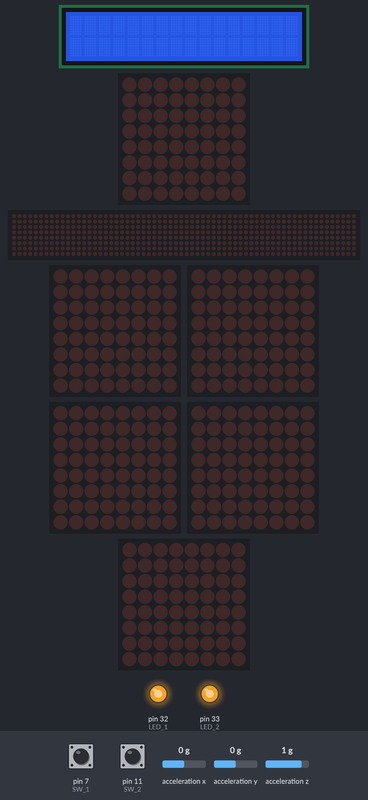
The program below on a simulated Raspberry Pi (header pin numbers). On the bench: 16×2 character LCD, 6 × 8×8 LED matrix, a strip that is not on the board, showing the scrolling text unrolled, output pins drawn as LEDs (lit = HIGH). Inputs (shaded band) come from the test bench; at power-on: pin 7 (SW_1) HIGH, pin 11 (SW_2) HIGH, acceleration x 0 g, acceleration y 0 g, acceleration z 1 g. The 64×8 strip is a reading aid, not a part: it shows the text the matrix is scrolling, unrolled, one strip-width of it at a time; library files of the repository ran but are not shown: I2C_driver.py.

Above: at 1.4 s.
1.5 s: pin 7 (SW_1) pulled LOW for 2.45 s
At 5.3 s:
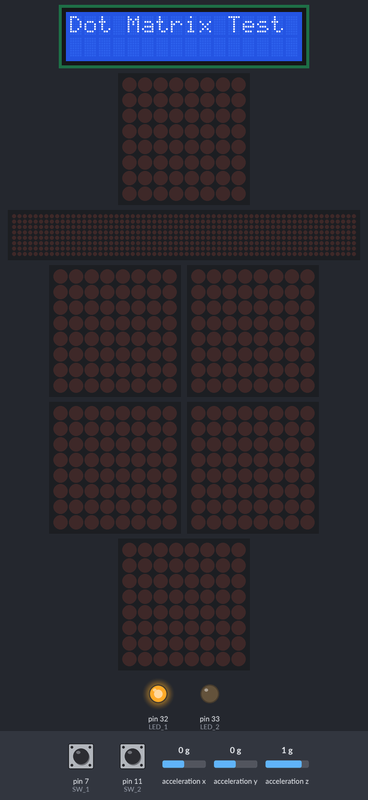
5.4 s: pin 11 (SW_2) pulled LOW for 2.45 s
At 8.3 s:
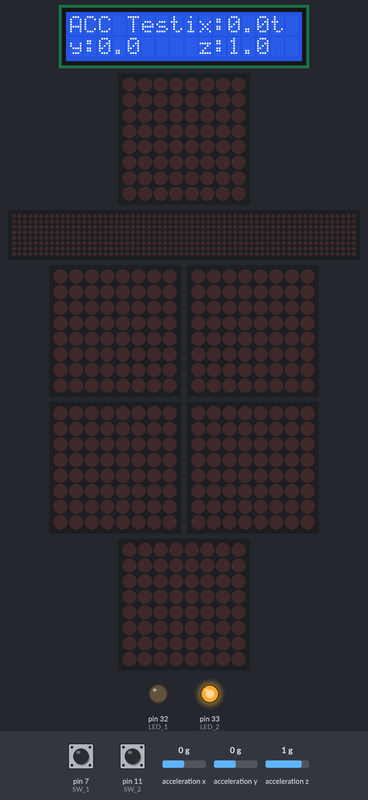
9.3 s: pin 7 (SW_1) pulled LOW for 2.45 s
At 10.52 s:
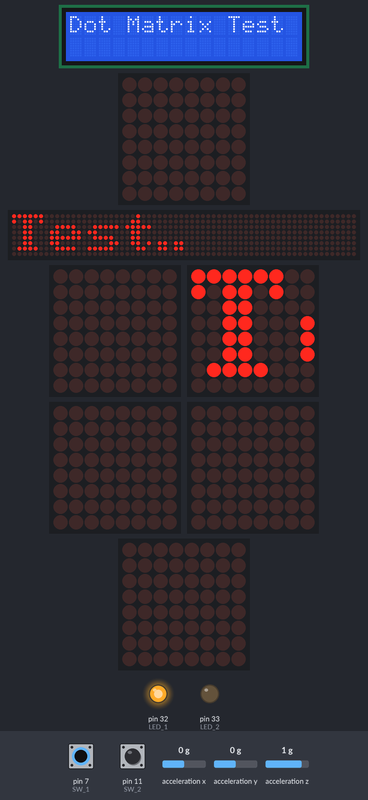
13.2 s: pin 11 (SW_2) pulled LOW for 2.45 s
At 14.85 s:
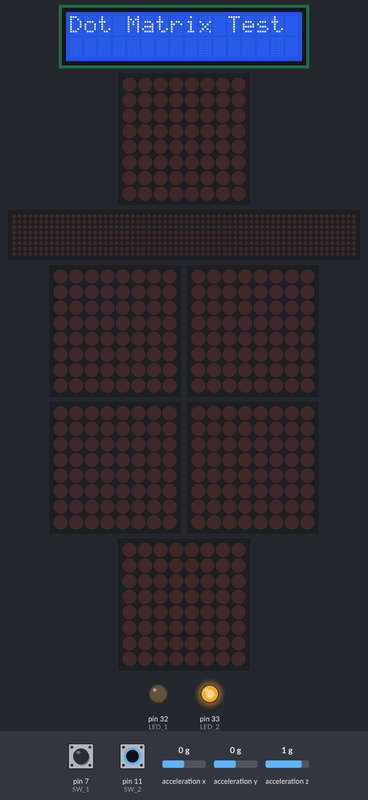
17.1 s: pin 7 (SW_1) pulled LOW for 2.45 s
At 18.25 s:
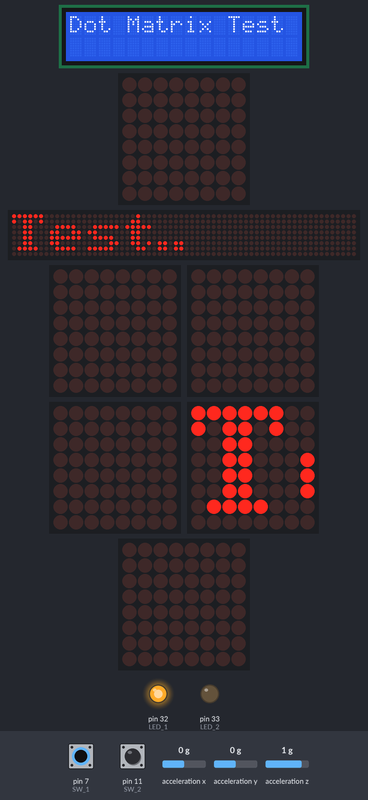
21.0 s: pin 11 (SW_2) pulled LOW for 2.45 s
At 23.3 s:
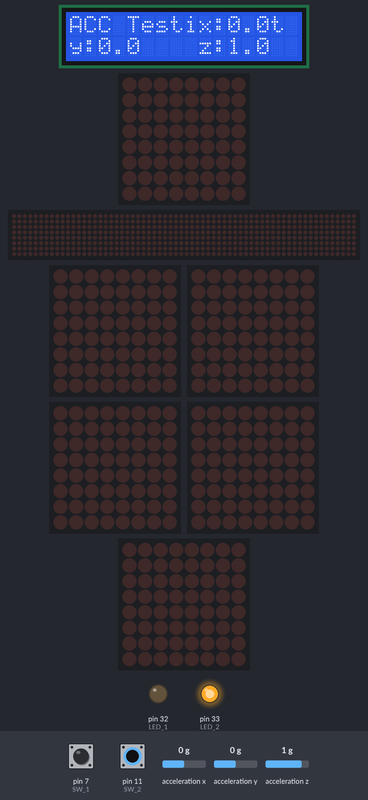
Timing chart, 0 to 24.8 s (numbered marks = the images above; inputs shaded):
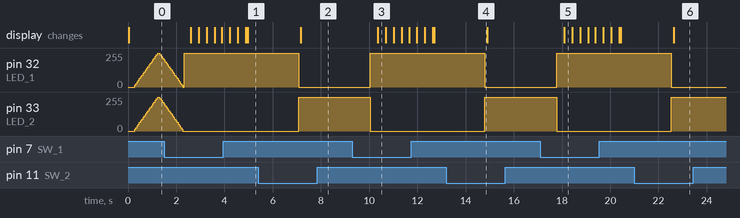

The program:

main.py
```python
# SW,LED(PWM),LCD,Accelerometer,Dot Matrix sensor programming

import RPi.GPIO as GPIO
import smbus
import I2C_driver as LCD

from luma.led_matrix.device import max7219
from luma.core.interface.serial import spi, noop
from luma.core.render import canvas
from luma.core.virtual import viewport
from luma.core.legacy import text, show_message
from luma.core.legacy.font import proportional, CP437_FONT, TINY_FONT, SINCLAIR_FONT, LCD_FONT

import re
import argparse
import time


GPIO.setwarnings(False)
GPIO.setmode(GPIO.BOARD)

bus = smbus.SMBus(1)


# Accelerometer inital setting...

address = 0x53 # IC address

x_adr = 0x32   # X-axis adress
y_adr = 0x34   # Y-axis adress
z_adr = 0x36   # Z-axis adress


# Accelerometer Sensro data measure
def measure_acc(adr):

    acc0 = bus.read_byte_data(address, adr)

    acc1 = bus.read_byte_data(address, adr + 1)

    acc = (acc1 << 8) + acc0

    if acc > 0x1FF:
        acc = (65536 - acc) * -1

    acc = acc * 3.9 / 1000

    return round(acc,2)


def dotmatrix_msg(n, block_orientation, rotate, inreverse, msg):
    # create matrix device
    serial = spi(port=0, device=0, gpio=noop())
    device = max7219(serial, cascaded=n or 1, block_orientation=block_orientation,
                     rotate=rotate or 0, blocks_arranged_in_reverse_order=inreverse)

    show_message(device, msg, fill="White", font=proportional(CP437_FONT))


def main():

    # LED,SW initial setting...

    SW_1 = 7    # GPIO  4 (GPCLK0)
    LED_1 = 32  # GPIO 12 (PWM0)

    SW_2 =  11  # GPIO 17
    LED_2 = 33  # GPIO 13 (PWM1)


    GPIO.setup(LED_1, GPIO.OUT, initial = GPIO.LOW)  # LED_1 Output & inital LOW
    GPIO.setup(LED_2, GPIO.OUT, initial = GPIO.LOW)  # LED_2 Output & inital LOW

    GPIO.setup(SW_1, GPIO.IN) # SW_1 Input
    GPIO.setup(SW_2, GPIO.IN) # SW_2 Input


    # LED PWM inital setting ...

    PWM_LED_1 = GPIO.PWM(LED_1, 100) # LED_1 frequency = 1000Hz PWM generation
    PWM_LED_1.start(0)               # LED_1 PWM Start 0~100%

    PWM_LED_2 = GPIO.PWM(LED_2, 100) # LED_2 frequency = 1000Hz PWM generation
    PWM_LED_2.start(0)               # LED_2 PWM Start 0~100%

    # Accelerometer inital setting...

    bus.write_byte_data(address, 0x2D, 0x08)


    # Dot Matrix inital settting...

    parser = argparse.ArgumentParser(description='matrix_demo arguments',
                                     formatter_class=argparse.ArgumentDefaultsHelpFormatter)

    parser.add_argument('--cascaded', '-n', type=int, default=1, help='Number of cascaded MAX7219 LED matrices')
    parser.add_argument('--block-orientation', type=int, default=0, choices=[0, 90, -90], help='Corrects block orientation when wired vertically')
    parser.add_argument('--rotate', type=int, default=0, choices=[0, 1, 2, 3], help='Rotate display 0=0°, 1=90°, 2=180°, 3=270°')
    parser.add_argument('--reverse-order', type=bool, default=False, help='Set to true if blocks are in reverse order')

    args = parser.parse_args()


    # LCD inital setting...

    mylcd = LCD.lcd()


    while True:

        # SW_1, SW_2 Input ...
        PUSH_SW1 = GPIO.input(SW_1)
        PUSH_SW2 = GPIO.input(SW_2)


        if PUSH_SW1 == False: #if push SW1..

            # LED PWM Stop..
            PWM_LED_1.stop()
            PWM_LED_2.stop()

            # LED_1 ON & LED_2 OFF
            GPIO.output(LED_1, GPIO.HIGH)
            GPIO.output(LED_2, GPIO.LOW)

            # LCD Start
            mylcd.lcd_clear()
            mylcd.lcd_display_string('Dot Matrix Test',1)

            # Dot matrix Start
            dotmatrix_msg(args.cascaded, args.block_orientation, args.rotate, args.reverse_order, "Test..") # Display msg on Dot matix...


        elif PUSH_SW2 == False: # if push SW2..

            # LED PWM Stop...
            PWM_LED_1.stop()
            PWM_LED_2.stop()

            # LED_1 OFF & LED_2 ON
            GPIO.output(LED_1, GPIO.LOW)
            GPIO.output(LED_2, GPIO.HIGH)

            # LCD Start
            mylcd.lcd_display_string('ACC Test',1) # Test msg...

            x_acc = measure_acc(x_adr) # Acc axis measure...
            y_acc = measure_acc(y_adr)
            z_acc = measure_acc(z_adr)

            mylcd.lcd_display_string_pos('x:',1,9)    # Display x,y,z on LCD...
            mylcd.lcd_display_string_pos(str(x_acc),1,11)

            mylcd.lcd_display_string_pos('y:',2,0)
            mylcd.lcd_display_string_pos(str(y_acc),2,2)

            mylcd.lcd_display_string_pos('z:',2,9)
            mylcd.lcd_display_string_pos(str(z_acc),2,11)

            time.sleep(0.05)


        elif ( PUSH_SW1 and PUSH_SW2 ) == True: # if not push SW1 & SW2

            for Duty in range(0, 101, 5): # Duty is increases by 5% in the range of 0~100%.
                PWM_LED_2.ChangeDutyCycle(Duty)
                PWM_LED_1.ChangeDutyCycle(Duty)
                time.sleep(0.05)

            for Duty in range(100, -1, -5): # Duty is reduced by 5% in the range of 0~100%.
                PWM_LED_2.ChangeDutyCycle(Duty)
                PWM_LED_1.ChangeDutyCycle(Duty)
                time.sleep(0.05)


        elif ( PUSH_SW1 and PUSH_SW2 ) == False: # if push SW1 & SW2

            # LED 1 OFF & LED2 OFF
            GPIO.output(LED_1, GPIO.LOW)
            GPIO.output(LED_2, GPIO.LOW)


if __name__=='__main__':
    main()
```

Measured:
- after the input at 1.5 s, pin 33 (LED_2): goes on until 2.3 s, then stays 0/255; the display: first changes after 1.1 s (image 1 shows a later state)
- after the input at 5.4 s, pin 32 (LED_1): 255/255 → 0/255 after 1.7 s; pin 33 (LED_2): 0/255 → 255/255 after 1.7 s; the display: changes after 1.8 s (image 2)
- after the input at 9.3 s, pin 32 (LED_1): 0/255 → 255/255 after 0.76 s; pin 33 (LED_2): 255/255 → 0/255 after 0.76 s; the display: changes after 1.1 s (image 3)
- after the input at 13.2 s, pin 32 (LED_1): 255/255 → 0/255 after 1.6 s; pin 33 (LED_2): 0/255 → 255/255 after 1.6 s
- after the input at 17.1 s, pin 32 (LED_1): 0/255 → 255/255 after 0.68 s; pin 33 (LED_2): 255/255 → 0/255 after 0.68 s; the display: changes after 0.99 s (image 5)
- after the input at 21.0 s, pin 32 (LED_1): 255/255 → 0/255 after 1.5 s; pin 33 (LED_2): 0/255 → 255/255 after 1.5 s; the display: changes after 1.6 s (image 6)
- by itself, pin 33 (LED_2): rises from 0/255 to 255/255 in 0.95 s, then falls to 204/255 in 0.25 s
